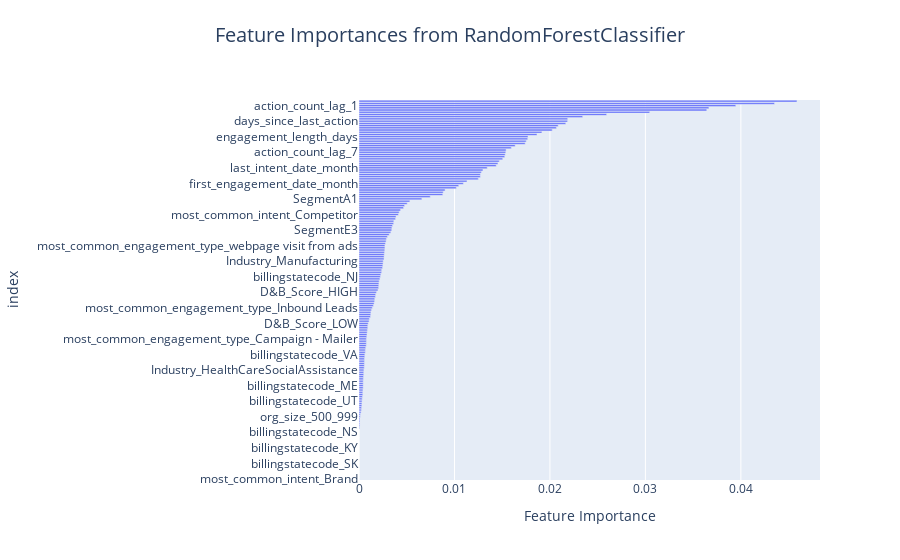

Notebook source saved alongside this figure:
### Markdown cell above
### Feature Importance

### Code cell
import pandas as pd
import plotly.express as px
from sklearn.ensemble import RandomForestClassifier

# Assuming X_train and y_train are already loaded as DataFrames

# Train RandomForestClassifier
clf = RandomForestClassifier(random_state=0)
clf = clf.fit(X_train, y_train)

# Get feature importances
feature_importances = pd.Series(clf.feature_importances_, index=X_train.columns)
feature_importances_sorted = feature_importances.sort_values(ascending=True)

# Create a bar plot for feature importances
fig = px.bar(
    feature_importances_sorted,
    x=feature_importances_sorted.values,
    y=feature_importances_sorted.index,
    orientation='h',
    labels={'x': 'Feature Importance', 'y': 'Features'},
    title='Feature Importances from RandomForestClassifier'
)

# Update layout
fig.update_layout(
    title_x=0.5,  # Center the title
    title_y=0.95,  # Adjust the title position if needed
    title_font_size=20  # Adjust the title font size if needed
)

# Show the plot
fig.show()

### Figure 1 — Plotly figure (JSON) as saved in the notebook; plotly's stock layout.template omitted (floating-point values rounded to 4 significant figures; data arrays with more than 128 entries replaced by an {"elided": "..."} marker saying what was removed)
{"data": [{"alignmentgroup": "True", "hovertemplate": "Feature Importance=%{x}<br>index=%{y}<extra></extra>", "legendgroup": "", "marker": {"color": "#636efa", "pattern": {"shape": ""}}, "name": "", "offsetgroup": "", "orientation": "h", "showlegend": false, "textposition": "auto", "type": "bar", "x": {"elided": "171 float values"}, "xaxis": "x", "y": {"elided": "171 str values"}, "yaxis": "y"}], "layout": {"barmode": "relative", "legend": {"tracegroupgap": 0}, "title": {"font": {"size": 20}, "text": "Feature Importances from RandomForestClassifier", "x": 0.5, "y": 0.95}, "xaxis": {"anchor": "y", "domain": [0, 1], "title": {"text": "Feature Importance"}}, "yaxis": {"anchor": "x", "domain": [0, 1], "title": {"text": "index"}}}}
